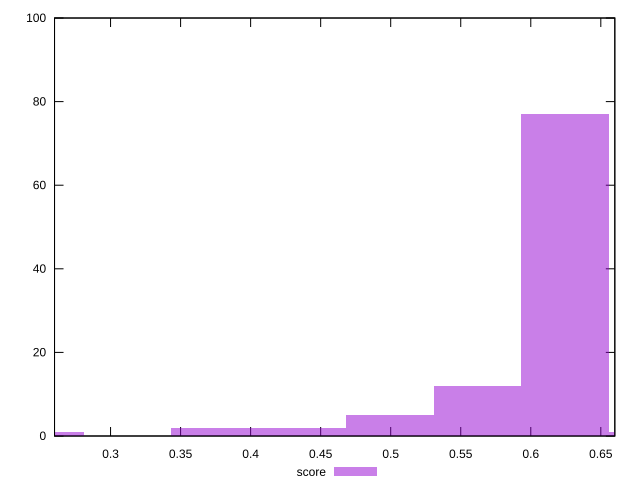

Here is the gnuplot script that generated this plot:
reset

$score <<EOF
0.3746338759908477 2
0.5619508139862716 12
0.4995118346544636 5
0.4370728553226556 2
0.6243897933180795 77
0.2497559173272318 1
0.6868287726498874 1
EOF

set key outside below
set boxwidth 0.06243897933180795
set xrange [0.26:0.66]
set yrange [0:100]
set trange [0:100]
set style fill transparent solid 0.5 noborder
set terminal svg size 640, 490 enhanced background rgb 'white'
set output "report_00009_2021-02-08T22-37-41.559Z/mainthread-work-breakdown/samples/pages+cached/score/histogram.svg"

plot $score title "score" with boxes

reset
